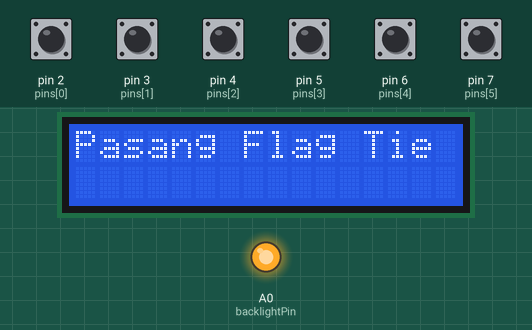
Recording of a sketch running on a simulated Arduino Uno, built with avr-gcc and run on an emulated ATmega328P. Parts: 16×2 character LCD, output pins drawn as LEDs (lit = HIGH). The inputs (shaded band) are chosen by the test bench; at power-on: pin 2 (pins[0]), pin 3 (pins[1]), pin 4 (pins[2]), pin 5 (pins[3]), pin 6 (pins[4]), pin 7 (pins[5]) HIGH.

Above: at 6.2 s.
6.3 s: pin 2 (pins[0]) pulled LOW for 0.15 s
At 6.37 s:
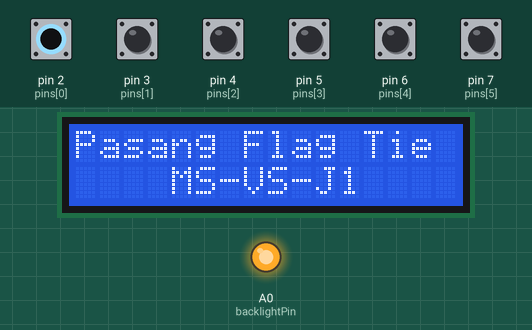
7.9 s: pin 3 (pins[1]) pulled LOW for 0.15 s
At 8.6 s:
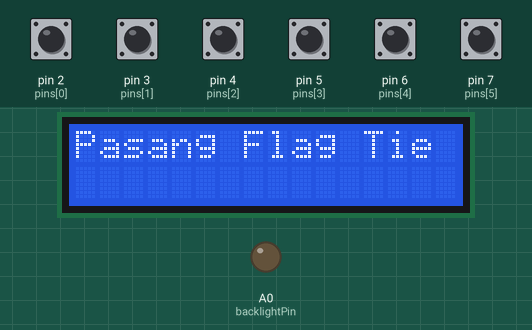
9.5 s: pin 4 (pins[2]) pulled LOW for 0.15 s
At 9.57 s:
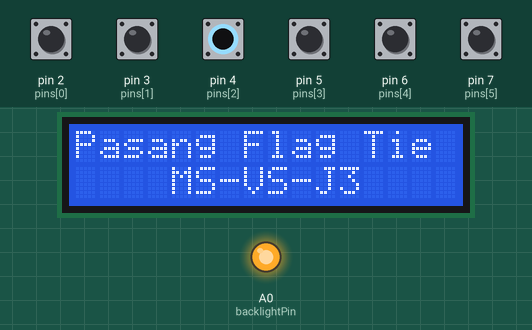
11.1 s: pin 5 (pins[3]) pulled LOW for 0.15 s
At 11.17 s:
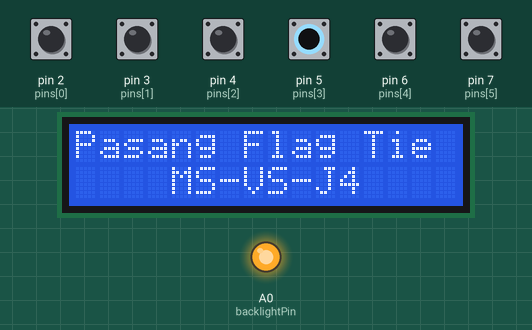
12.7 s: pin 6 (pins[4]) pulled LOW for 0.15 s
At 12.77 s:
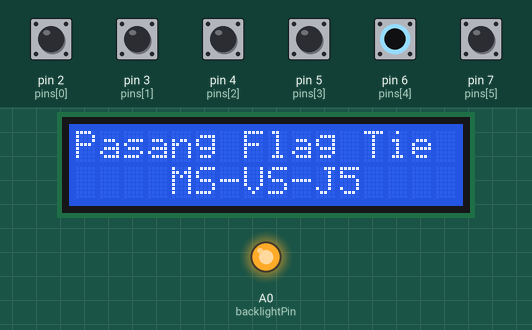
14.3 s: pin 7 (pins[5]) pulled LOW for 0.15 s
At 14.37 s:
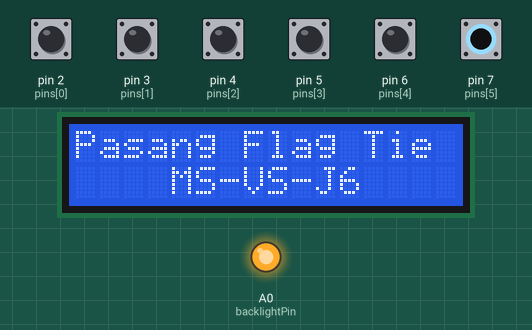
Timing chart, 0 to 16.9 s (numbered marks = the images above; inputs shaded):
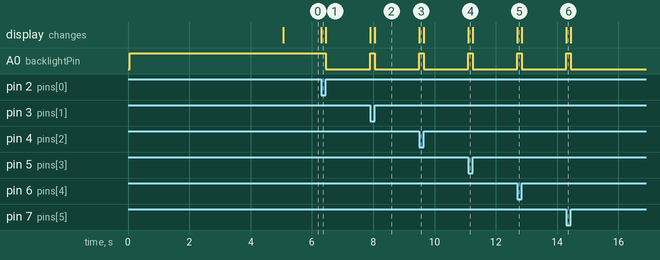

Measured:
- after the input at 6.3 s, A0 (backlightPin): HIGH → LOW after 0.15 s; the display: changes at once (image 1)
- after the input at 7.9 s, A0 (backlightPin): LOW → HIGH at once, → LOW 0.15 s later; the display: first changes at once (image 2 shows a later state)
- after the input at 9.5 s, A0 (backlightPin): LOW → HIGH at once, → LOW 0.15 s later; the display: changes at once (image 3)
- after the input at 11.1 s, A0 (backlightPin): LOW → HIGH at once, → LOW 0.15 s later; the display: changes at once (image 4)
- after the input at 12.7 s, A0 (backlightPin): LOW → HIGH at once, → LOW 0.15 s later; the display: changes at once (image 5)
- after the input at 14.3 s, A0 (backlightPin): LOW → HIGH at once, → LOW 0.15 s later; the display: changes at once (image 6)

The sketch:

GG5-0986.ino
```cpp
#include <LiquidCrystal.h>

// Inisialisasi LCD: RS = 8, Enable = 12, D4 = 9, D5 = 10, D6 = 11, D7 = 13
LiquidCrystal lcd(8, 12, 9, 10, 11, 13);

const int pins[] = {2, 3, 4, 5, 6, 7};  // D2 sampai D6
const int backlightPin = A0;          // Pin untuk mengontrol backlight LCD
const char* messages[] = {
  "MS-VS-J1", "MS-VS-J2", "MS-VS-J3", "MS-VS-J4", "MS-VS-J5", "MS-VS-J6"
};

int lastActivePin = -1; // Menyimpan pin aktif terakhir

void setup() {
  lcd.begin(16, 2);
  pinMode(backlightPin, OUTPUT);
  digitalWrite(backlightPin, HIGH);  // Nyalakan backlight

  // Tampilkan pesan "Created & Design By Agus F" selama 5 detik
  lcd.setCursor(0, 0);
  lcd.print("Created & Design");
  lcd.setCursor(4, 1);
  lcd.print("By Agus F");
  delay(5000);  // Tunda selama 5 detik

  // Tampilkan teks tetap pada baris pertama
  lcd.clear();
  lcd.setCursor(0, 0);
  lcd.print("Pasang Flag Tie");

  // Konfigurasi pin input dengan internal pull-up
  for (int i = 0; i < 6; i++) {
    pinMode(pins[i], INPUT_PULLUP);
  }
}

void loop() {
  int currentActivePin = -1;

  // Cek apakah ada pin yang tersambung ke GND
  for (int i = 0; i < 6; i++) {
    if (digitalRead(pins[i]) == LOW) { // Jika pin disambungkan ke GND
      currentActivePin = i;
      break;
    }
  }

  // Perbarui LCD dan kontrol backlight hanya jika pin aktif berubah
  if (currentActivePin != lastActivePin) {
    if (currentActivePin != -1) {
      digitalWrite(backlightPin, HIGH); // Nyalakan backlight
      lcd.setCursor(4, 1);              // Pindahkan kursor ke baris kedua
      lcd.print("                ");     // Bersihkan baris kedua
      lcd.setCursor(4, 1);              // Kembali ke baris kedua
      lcd.print(messages[currentActivePin]); // Tampilkan pesan baru
    } else {
      lcd.setCursor(4, 1);
      lcd.print("                ");     // Bersihkan baris kedua jika tidak ada pin aktif
      digitalWrite(backlightPin, LOW);   // Matikan backlight
    }
    lastActivePin = currentActivePin; // Perbarui status pin aktif terakhir
  }
}
```
